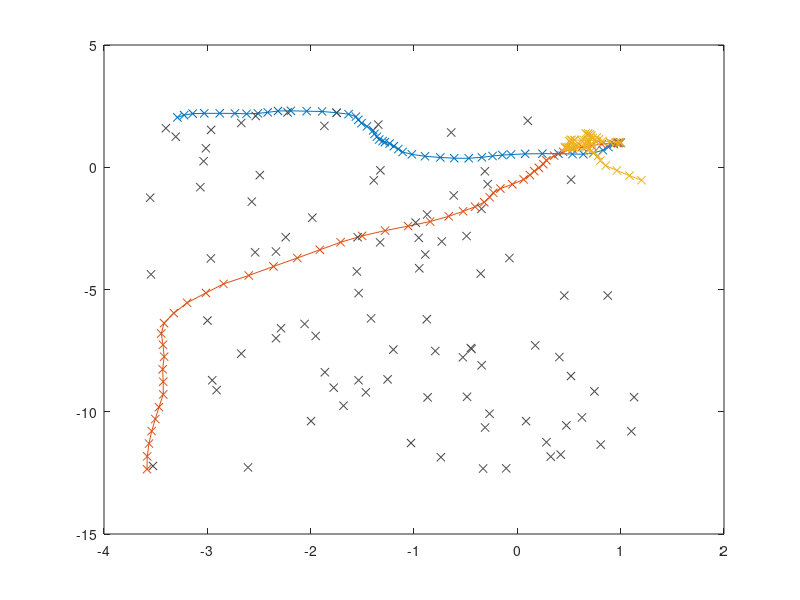

Write the MATLAB code that produced this figure. (Note: this script raises an error after producing the figure.)
%% motion model
rng(3000)
T = 0.1;
F = [1 0 T 0; 0 1 0 T; 0 0 1 0; 0 0 0 1];
q = 1;
Q = [(q*T^3)/3  0           (q*T^2)/2   0;
     0          (q*T^3)/3   0           (q*T^2)/2;
     (q*T^2)/2  0           q*T         0;
     0          (q*T^2)/2   0           q*T];

H = [1 0 0 0;...
     0 1 0 0];
R = 0.00015*diag([1 1]);
 
%create 2d true states, X=[x y dotx doty]'
n = 50;
X1 = zeros(4,n);
X10 = [1 1 0 0]';
X1(:,1) = X10;
X2 = zeros(4,n);
X20 = [1 1 0 0]';
X2(:,1) = X20;
X30 = [1 1 0 0]';
X3(:,1) = X30;
P_0 = 0.1*diag(ones(1,4));

Z1 = zeros(2,n);
Z2 = zeros(2,n);
Z3 = zeros(2,n);
Z1(:,1) = H*X1(:,1) + mvnrnd([0 0],R)';
Z2(:,1) = H*X2(:,1) + mvnrnd([0 0],R)';
Z3(:,1) = H*X3(:,1) + mvnrnd([0 0],R)';

for i = 2:n
    X1(:,i) = F*X1(:,i-1) + mvnrnd([0 0 0 0],Q)';
    X2(:,i) = F*X2(:,i-1) + mvnrnd([0 0 0 0],Q)';
    X3(:,i) = F*X3(:,i-1) + mvnrnd([0 0 0 0],Q)';
    Z1(:,i) = H*X1(:,i) + mvnrnd([0 0],R)';
    Z2(:,i) = H*X2(:,i) + mvnrnd([0 0],R)';
    Z3(:,i) = H*X3(:,i) + mvnrnd([0 0],R)';
end

%create clutter
clutterMeas = cell(1,n);
xmin = min([X1(1,:) X2(1,:) X3(1,:)]);
xmax = max([X1(1,:) X2(1,:) X3(1,:)]);
ymin = min([X1(2,:) X2(2,:) X3(1,:)]);
ymax = max([X1(2,:) X2(2,:) X3(1,:)]);

allClutter = [];
for k = 1:n
   poissValue = poissrnd(2);
   Xc = xmin + (xmax - xmin)*rand(1,poissValue);
   Yc = ymin + (ymax - ymin)*rand(1,poissValue);
   clutterMeas{k} = [Xc;Yc];
   allClutter = [allClutter clutterMeas{k}];
end

% Gather measurements 
Z = cell(1,n);
for k = 1:length(Z)
   Z{k} = [Z1(:,k) Z2(:,k) Z3(:,k) clutterMeas{k}]; 
end

%plot the samples and clutter
figure
plot(X1(1,:),X1(2,:),'x-',X2(1,:),X2(2,:),'x-',X3(1,:),X3(2,:),'x-')
hold on
plot(allClutter(1,:),allClutter(2,:),'x','Color',[0.3 0.3 0.3])

%% init
plot_gaussians = [];
ps = 0.99;
pd = 0.98;
%birth rfs around the center where the tracks spawn
means = cell(1,1);
covariances = cell(1,1);
weights = cell(1,1);
means{1} = [1 1 0 0]';
covariances{1} = 0.1*diag(ones(1,4));
weights{1} = 3;

%% filter recursion
figure;
phd_filter = PHDfilter;
phd_filter.set_birth_rfs(means, covariances, weights);
phd_filter.set_model_parameters(F,Q,H,R);
for i=1:50
    phd_filter.predict;
    phd_filter.update(Z{i})
    phd_filter.get_number_of_targets
    est = phd_filter.get_best_estimates;
    if ~isempty(est)
        for j=1:length(est)
            rng(est(j).index+5)
            color =  [rand, rand, rand];          
            plot(est(j).mu(1), est(j).mu(2),'x','Color',color)
            hold on
            est(j).index
        end
    end
    pause(0.2)
end

%% plot the gaussians
gaussians = prev_gaussians;
weightsum = 0;
[X,Y] = meshgrid(min([xmin ymin])-5:1:max([xmax ymax])+5);
pdf = zeros(size(X));
for i=1:length(gaussians)
    weightsum = weightsum + gaussians(i).weight;
    pdf = pdf+gaussians(i).weight.*normpdfOverGrid(gaussians(i).mu(1:2),gaussians(i).P(1:2,1:2),X,Y);    
end
weightsum
figure
surf(X,Y,pdf)